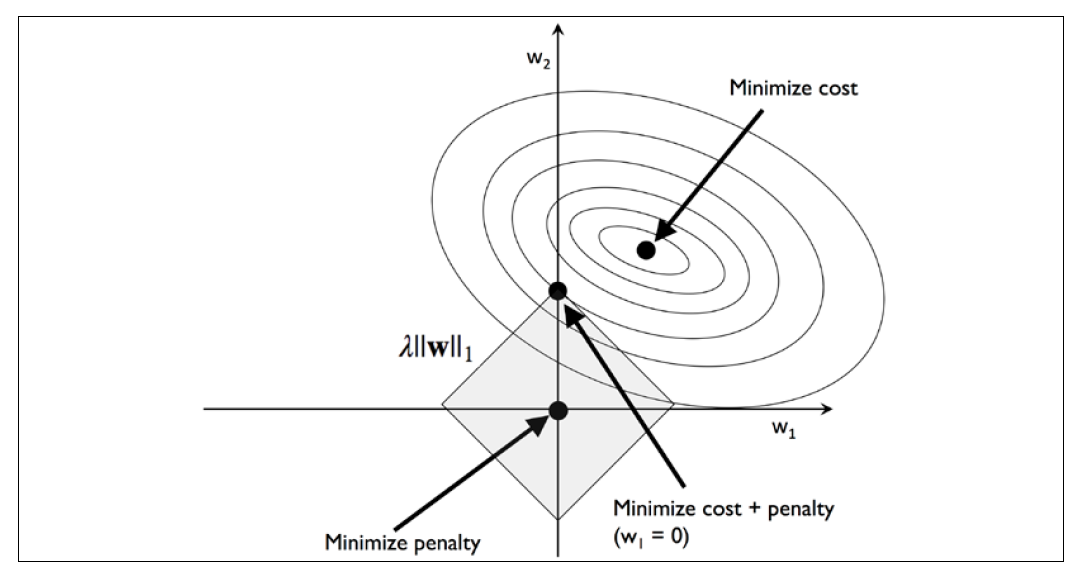
#> input picture teaching_materials/module_11/lasso.PNG, 1069 x 572 px; the run also reads 1 picture not shown here
$ jupyter execute --allow-errors module_11_slides.ipynb   (shell and % lines are left out)
#> lines starting #> are read from the running program, lines starting #| are printed output that depends on the picture
# Preliminary Code for Plots

[cell 1]
import matplotlib.pyplot as plt
import numpy as np
import pandas as pd
import requests
import seaborn as sns

plt.style.use('ggplot')

SMALL_SIZE = 16
MEDIUM_SIZE = 18
BIGGER_SIZE = 20

plt.rc('font', size=SMALL_SIZE)          # controls default text sizes
plt.rc('axes', titlesize=SMALL_SIZE)     # fontsize of the axes title
plt.rc('axes', labelsize=MEDIUM_SIZE)    # fontsize of the x and y labels
plt.rc('xtick', labelsize=SMALL_SIZE)    # fontsize of the tick labels
plt.rc('ytick', labelsize=SMALL_SIZE)    # fontsize of the tick labels
plt.rc('legend', fontsize=SMALL_SIZE)    # legend fontsize
plt.rc('figure', titlesize=BIGGER_SIZE)  # fontsize of the figure title

<style>
.rendered_html * + ul {
	margin-top: 0.5em;
}
    div.text_cell_render {
    padding: 0.0em 0.0em 0.0em 0.0em;
}
    .reveal p {
    margin: 20px 10;
    line-height: 1.3;
}
    html, body, .reveal div, .reveal span, .reveal applet, .reveal object, .reveal iframe, .reveal h1, .reveal h2, .reveal h3, .reveal h4, .reveal h5, .reveal h6, .reveal p, .reveal blockquote, .reveal pre, .reveal a, .reveal abbr, .reveal acronym, .reveal address, .reveal big, .reveal cite, .reveal code, .reveal del, .reveal dfn, .reveal em, .reveal img, .reveal ins, .reveal kbd, .reveal q, .reveal s, .reveal samp, .reveal small, .reveal strike, .reveal strong, .reveal sub, .reveal sup, .reveal tt, .reveal var, .reveal b, .reveal u, .reveal center, .reveal dl, .reveal dt, .reveal dd, .reveal ol, .reveal ul, .reveal li, .reveal fieldset, .reveal form, .reveal label, .reveal legend, .reveal table, .reveal caption, .reveal tbody, .reveal tfoot, .reveal thead, .reveal tr, .reveal th, .reveal td, .reveal article, .reveal aside, .reveal canvas, .reveal details, .reveal embed, .reveal figure, .reveal figcaption, .reveal footer, .reveal header, .reveal hgroup, .reveal menu, .reveal nav, .reveal output, .reveal ruby, .reveal section, .reveal summary, .reveal time, .reveal mark, .reveal audio, .reveal video {
    margin-bottom: -1px;
}
    div.text_cell_render {
    padding: 0em 0em 0.5em 0.0em;
}
</style>

# Session 11: Linear Regression and Regularizaton

*Tobias Gabel Christiansen*

## Recap from This Morning (I/III)

What are the objectives of empirical research?

1. *causation*: what is the effect of a particular variable on an outcome (the DGP)?
2. *prediction*: find some function that provides a good prediction of $y$ as a function of $x$

How can we think of this in terms of a simple linear model?

$$ y = \alpha + \beta x + \varepsilon $$

- *causation*: interested in $\hat{\beta}$

- *prediction*: interested in $\hat{y}$

These objectives are related and informative about each other... Yet, not the same!

## Small Digression (I/IV)
Let's consider an example to illustrate how objectives matter.

Say we are interested in modelling

$$y=\beta_1 x_1 + \beta_2 x_2+u$$

- Where the true DGP is as follows:
$\beta_1 \neq 0$, $\beta_2 \neq 0$ and $cov(x_1,x_2)\neq 0$.
- We fit an OLS model, but for some reason $x_2$ is unobservable to us e.g. we only have access to $x_1$ (in essence we underfit)

*What does the data scientist (prediction) and social scientist (causal inference) think, respectively?*

Well.. both would indeed prefer observing $x_2$ since including it would:
   - Avoid omitted variable bias (social scientist happy)
   - Increase predictive performance (data scientist happy)

But given that's not feasbile then:
   - The social scientist would prefer small $cov(x_1,x_2)$ since this would reduce the size of the bias!
   - The data scientist would prefer high $cov(x_1,x_2)$ since this would increase predictive performance

## Small Digression (II/IV)
Let's see it in action:

[cell 2]
from sklearn.linear_model import LinearRegression

bias = []
R2 = []

for cov in np.linspace(0,1,11):

    np.random.seed(1)

    #Training data
    x1 = np.random.normal(0,1, size = 100)
    x2 = cov*x1 + np.random.normal(0,1, size = 100)
    y = 1*x1 + 2*x2 + np.random.normal(0,1, size = 100)

    reg = LinearRegression().fit(x1.reshape(-1,1), y)

    #Test data
    x1_t = np.random.normal(0,1, size = 100)
    x2_t = cov*x1_t + np.random.normal(0,1, size = 100)
    y_t = 1*x1_t + 2*x2_t + np.random.normal(0,1, size = 100)

    bias.append(reg.coef_ - 1)
    R2.append(reg.score(x1_t.reshape(-1,1), y_t))

## Small Digression (III/IV)

[cell 3]
fig, ax = plt.subplots(1,2, figsize = (10,5))

ax[0].plot(np.linspace(0,1,11), bias)
ax[0].set(ylabel = 'Bias', xlabel = 'Cov(x1,x2)', title = 'Bias increases in cov(x1,x2)..')

ax[1].plot(np.linspace(0,1,11), R2)
ax[1].set(ylabel = 'R2', xlabel = 'Cov(x1,x2)', title = '..but so does R2')

plt.tight_layout()
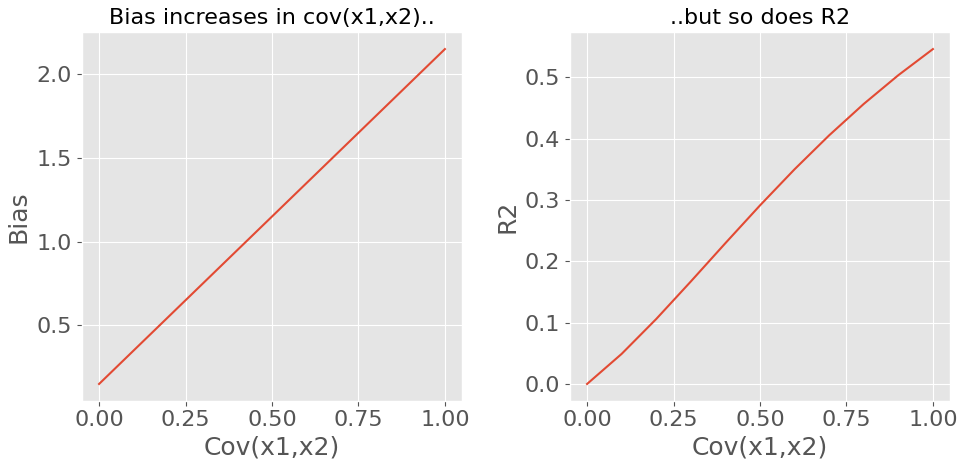
#> figure drawn by matplotlib, 2 panels; panel 1: curve peaks at x = 1, y = 2.15; panel 2: curve peaks at x = 1, y = 0.546

When $cov(x_1,x_2)$ is high: $x_1$ explains more of the variation in $y$ since it captures both its own effect on $y$ *and* some of the effect from $x_2$ on $y$ (the latter obviously makes causal inference muddy, but enhances predictive performance)

## Small Digression (IV/IV)
Let's also quickly use the example to talk about overfitting:

Say we are interested in modelling

$$y=\beta_1 x_1 + \beta_2 x_2+u$$

- Where the true DGP is as follows:
$\beta_1 = 0$, $\beta_2 \neq 0$ and $cov(x_1,x_2) = 0$.
- We fit an OLS model, but for some reason $x_2$ is unobservable to us e.g. we only have access to $x_1$
- $x_1$ is not related to y, so our model should not be able to explain any of the variation in $y$, right?

Well, let's take a look:

[cell 4]
np.random.seed(1)
x1 = np.random.normal(0,1, size = 25)
x2 = np.random.normal(0,1, size = 25)
y = 2*x2 + np.random.normal(0,1, size = 25)

Even though $y$ and $x_1$ are *truly* unrelated, then they may be *spuriously* related in our particular sample due to chance:

[cell 5]
print(f"R^2 when using x1: {round(LinearRegression().fit(x1.reshape(-1,1), y).score(x1.reshape(-1,1), y),2)}")

This issues grows if we include higher order polynomials.

[cell 6]
print(f"R^2 when using higher order polynomials of x1: {round(LinearRegression().fit(np.stack((x1, x1**2, x1**3, x1**4, x1**5), axis = 1), y).score(np.stack((x1, x1**2, x1**3,x1**4, x1**5), axis = 1), y),2)}")

Those with an eye for details noticed that I reduced the sample size! This was done for illustration: Overfitting issues are inversely related to sample size (easier to end up fitting spurious relations in a small samples)

## Recap from This Morning (II/III)

Supervised, unsupervised and reinforcement learning
- Supervised learning: Learning a prediction rule for labelled data
- Unsupervised learning: Discovering patterns in unlabelled data
- Reinforcement learning: Dynamically improving performance based on interactions with an environment

Controlling underfitting/overfitting with machine learning
- Overfitting: Fitting spurious relations in your particular data set (risk grows with model complexity)
- Underfitting: Not capturing the actual/true relations (risk decreases with model complexitiy)
- With ML we try to balance these

Classification vs regression
- Classification: Categorical target
- Regression: Numeric target

## Recap from This Morning (III/III)

Model Validation
- We cannot validate model on the data that was used to fit/train our model
- Why? Model has been customized to our particular data set!
- Solution: Set a test data set aside in order to evaluate performance
- Will learn more about *cross validation* in this course

The perceptron learning algorithm
- The perceptron learning rule
    - Initialize weights randomly
    - Repeat until no error
        - Given weights, predict target
        - Update weights as a function of prediction errors
- Works best on data that are linearly seperable

Beyond the Perceptron
- Different activation functions/models:
    - Linear activation: Adaline
    - Sigmoid activation (logistic regression)
- Approximating a solution with gradient descent:
    - (Mini) batch gradient descent
    - Stochastic gradient descent

## Question: What do we do when data are not linearly seperable? (I/II)

<center></center>

Short answer: Perceptron is not appropriate... Lot's of better solutions out there. We mainly introduce Perceptron as an illustration.

## When You Cannot Complete All Exercises, It Sucks... (I/II)

Believe me: we have all been there... Let me give you an overview of what we will cover:

Module 10:
1. An intro to modelling and machine learning
2. The perceptron learning algorithm
3. Model Validation
4. Beyond the Perceptron

Module 11 (**where we are at!**):
1. Modelling data: overfitting vs underfitting
2. Linear regression models: exact vs. approximate
3. The curse of overfitting and regularization
4. Implementation details

## When You Cannot Complete All Exercises, It Sucks... (II/II)

Module 12:
1. The bias/variance trade-off
2. Model building (pipelines)
3. Model validation (basic validation, cross validation)
4. Tools for model selection

Module 13 (**No exercises!**):
1. Performance Evaluation Metrics
2. Nested cross-validation
3. Non-linear ML
  -  Tree based models
  -  Neural networks
4. Machine learning for social scientists

# Associated Readings for Session 11

PML, chapter 3 (subset):
- Using regularization to reduce overfitting
- Introduction to penalization: Lasso and Ridge regression

PML, chapter 4 (subset):
- Partitioning a dataset into separate training and test sets (`train_test_split()`)
- The importance and practicalities of rescaling features (`StandardScaler()`)
- Feature selection
    - Lasso and Ridge regression (L1 and L2 penalization)

PML, chapter 10 (subset):
- Applying our methods to linear regression:
    - Gradient descent for least squares
    - Validation and evaluation
    - Regularization

# Modelling Data: Overfitting vs Underfitting

## Model Complexity (I/III)
*What could a model of low complexity look like in a regression problem?*

#> (a cell that did not finish here is left out)

## Model Complexity (II/III)
*What could a model of medium complexity look like in a regression problem?*

#> (a cell that did not finish here is left out)

## Model Complexity (III/III)
*What could a model of high complexity look like in a regression problem?*

#> (a cell that did not finish here is left out)

## Model Fitting (I/II)
- Which model fitted the data best?
- Which model do you think will give the best results if we apply to new data?

#> (a cell that did not finish here is left out)

## Model Fitting (II/II)
*What could underfitting and overfitting look like in a classification problem?*

#> (a cell that did not finish here is left out)

# Videos and Exercises

Now proceed to the notebook with videos and exercises, where you will:
- Implement gradient descent for solution approximation
- Apply Lasso and Ridge regression for regularization when the target is numeric
- Learn more about implementation details

# Loading Packages...

[cell 12]
import warnings
from sklearn.exceptions import ConvergenceWarning
warnings.filterwarnings(action='ignore', category=ConvergenceWarning)

import matplotlib.pyplot as plt
import numpy as np
import pandas as pd
import seaborn as sns

# VIDEO 11.1: Regression Models: Exact vs. Approximate Solutions

## Estimation (I/VII)
*Do we already know some ways to estimate linear regression models?*

Yes, in particular OLS...
- Social scientists know all about the Ordinary Least Squares (OLS).
- Some properties of OLS:
    - Is applied to solve *linear models* (linearity refers to the way parameters enters).
    - Easy to estimates both parameters and their standard deviation.
    - Is the best linear unbiased estimator under regularity conditions.

*So how does the OLS estimator look?*

- You should have seen this before... $\hat \beta=(\textbf{X}^T\textbf{X})^{-1}\textbf{X}^T\textbf{y}$
- This is derived from by solving for $\beta$ in FOC: $ X'y=X'X\beta$
    - note: equivalent to: $ X'\varepsilon=0$

- In particular, computation requires non-perfect multicollinarity.
- Moreover, inversion of the features matrix can be computationally heavy for large data sets with many features.

## Estimation (II/VII)
*Are there other approaches to estimating a linear regression model?*

- First order methods (e.g. gradient descent)
- Second order methods (Newton, quasi-Newton)
    - often faster, but may not always work (requires that the second-order derivative exists)
- What about local minima?
    - not a big problem in this course as we use linear models only (e.g. cost function is SSE which is convex)
    - we should make grid search over random values (e.g. try initializing weights differently)

## Estimation (III/VII)
*In detail, how was it that this worked?*

Like with Adaline, minimize the sum of squared errors (SSE): $\text{SSE}=\boldsymbol{e}^T\boldsymbol{e},\quad \boldsymbol{e}=\boldsymbol{y}-\boldsymbol{Xw}$.

[cell 13]
obs = 10**4
variables = 2

# GET COVARIATES AND BIAS
X = np.random.normal(size=(obs,variables+1))
X[:,0] = 1

# GET TARGET AND WEIGHTS
y = X[:,1]+np.random.normal(size=(obs))
w = np.random.normal(size=(variables+1))

# MEASURE ERROR AND LOG MSE
e = y-(X.dot(w))
lRMSE = np.log(np.sqrt((e**2).mean()))

## Estimation (IV/VII)
*And what about the updating..? What is it about the first order deritative?*

\begin{align}\frac{\partial SSE}{\partial\hat{\textbf{w}}} & =-\textbf{X}^{T}\textbf{e}\qquad\text{(the gradient)}\\
\Delta\hat{\textbf{w}} & =-\eta\cdot\frac{\partial SSE}{\partial\hat{\textbf{w}}}\qquad\text{(gradient descent)}\\
 & =\eta\cdot\textbf{X}^{T}\textbf{e}\\
 & =\eta\cdot\textbf{X}^{T}(\textbf{y}-\textbf{X}\hat{\textbf{w}})
\end{align}

[cell 14]
eta = 0.1**6 # learning rate

w_new = w + eta*X.T.dot(e) # new weight using FOD
e = y-(X.dot(w_new)) # new errors

lRMSE_new = np.log(np.sqrt((e**2).mean())) # log MSE

print(w_new-w)
print(lRMSE_new-lRMSE)

## Estimation (V/VII)
*And we just keep iterating?*

[cell 15]
counter = 0
d_e = np.inf

lRMSE_list = []
w_list = []

while d_e>0.1**16:
    w = w + eta*X.T.dot(e)
    e = y-(X.dot(w))

    d_e = lRMSE-np.log(np.sqrt((e**2).mean()))
    counter = counter+1

    lRMSE = np.log(np.sqrt((e**2).mean()))
    lRMSE_list.append(lRMSE)
    w_list.append(w)

## Estimation (VI/VII)
Lets display the process visually:

[cell 16]
df = pd.concat([pd.DataFrame(w_list), pd.Series(lRMSE_list)], axis=1)
df.columns = ['w0','w1','w2', 'lRMSE']

f,ax = plt.subplots(1,2, figsize=(10,4))

ax[0].plot(df.w0, 'b-')
ax[0].plot(df.w1, 'r-')
ax[0].plot(df.w2, 'g-')

ax[1].plot(df.lRMSE, 'y-');
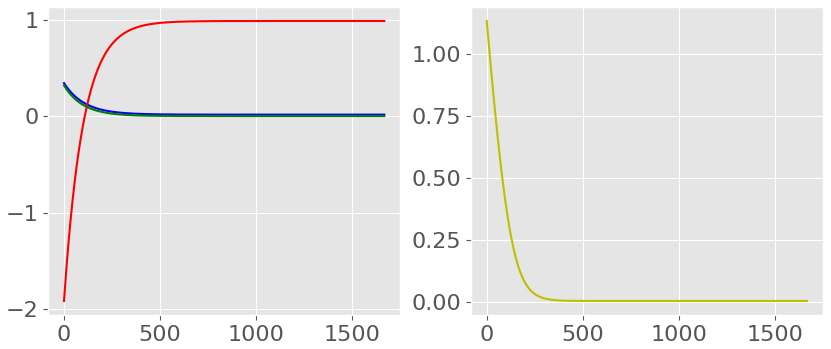
#> figure drawn by matplotlib, 2 panels; panel 1: curve peaks at x = 0, y = 0.343; panel 1: curve peaks at x = 1667, y = 0.988; panel 1: curve peaks at x = 0, y = 0.319; panel 2: curve peaks at x = 0, y = 1.13

## Estimation (VII/VII)
*What are some computational advantages relative to OLS?*

Comparing OLS to GD, we have...
- OLS: Computation complexity is $\mathcal{O}\left(\boldsymbol{K}^{2} N\right)$.  Read more [here](https://math.stackexchange.com/questions/84495/computational-complexity-of-least-square-regression-operation)
    - Quadratic scaling in number of variables $(\boldsymbol{K})$ is slow

- GD:
    - Works despite high multicollinarity
    - Scales well: can be applied in subsets to very large data sets
        - We only need subset in memory!
    - Note: No guaranteed convergence time...


# VIDEO 11.2: Fitting a Polynomial

## Fitting a Polynomial (I/VII)
Consider some polynomial, e.g. $f\left(x\right)=2+8x^4$.

In order to ’learn’ this true functional form, try models of increasing order polynomials:
- Split data into train and test (just say 50/50)
- For polynomials of order 0 to 15, do the following:
    - In iteration $n$, consider a model on the form $y=\sum_{k=0}^n\left(\beta_k x^k\right)+\varepsilon$ (Taylor expansion type)
    - Estimate order $n$ model on *training* data
    - Evaluate with *test* data with MSE
    - In total 16 models are estimated and evaluated.

## Fitting a Polynomial (II/VII)
Now, generate samples from the 'true' model:

[cell 17]
from sklearn.preprocessing import PolynomialFeatures
from sklearn.linear_model import LinearRegression
from sklearn.metrics import mean_squared_error as mse

# DEFINE TRUE FUNCTION/DGP
def true_fct(X):
    return 2+8*X**4

# SET PARAMETERS
n_samples = 25
np.random.seed(161193)

# DRAW FEATURES AND DRAW TARGET BASED ON THESE
X_train = np.random.normal(size=(n_samples,1))
X_test  = np.random.normal(size=(n_samples,1))

y_train = true_fct(X_train).reshape(-1) + np.random.randn(n_samples)
y_test  = true_fct(X_test).reshape(-1) + np.random.randn(n_samples)

## Fitting a Polynomial (III/VII)
Then estimate the polynomials and store MSE for train and test:

[cell 18]
test_mse = []
train_mse = []
parameters = []

max_degree = 15
degrees = range(max_degree+1)

for p in degrees:
    X_train_p = PolynomialFeatures(degree=p).fit_transform(X_train) # poly. trans.
    X_test_p = PolynomialFeatures(degree=p).fit_transform(X_test) # poly. trans.

    reg = LinearRegression().fit(X_train_p, y_train) # fit on train

    train_mse.append(mse(reg.predict(X_train_p),y_train)) # eval. performance on train
    test_mse.append(mse(reg.predict(X_test_p),y_test))  # eval. performance on test
    parameters.append(reg.coef_) # store parameters

## Fitting a Polynomial (IV/VII)
*So what happens to the model performance in- and out-of-sample?*

[cell 19]
degree_index = pd.Index(degrees,name='Polynomial degree ~ model complexity')

ax = pd.DataFrame({'Train set':train_mse, 'Test set':test_mse})\
    .set_index(degree_index).plot(figsize=(14,5), logy=True)
ax.axvline(x = 4, color = 'black', linestyle = "dashed")

ax.text(0, 10**5, 'Underfitting', style='italic')
ax.text(8, 10**5, 'Overfitting', style='italic')

ax.set_ylabel('Mean squared error');
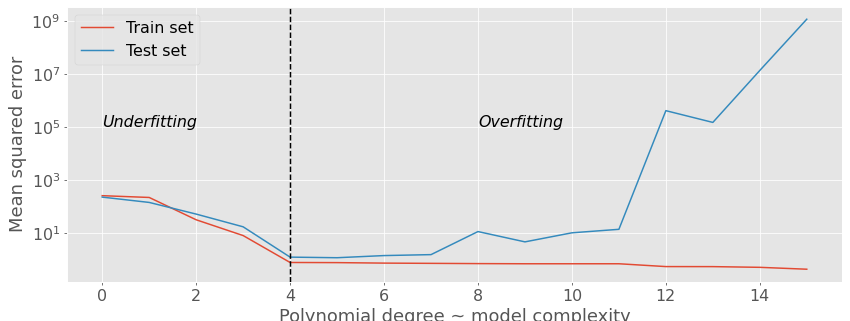
#> figure drawn by matplotlib, 1 panel; curve peaks at x = 0, y = 261.9; curve peaks at x = 15, y = 1.15e+09

## Fitting a Polynomial (V/VII)

*What goes wrong on the test data?*

- More spurious parameters $\Rightarrow$ Weights fit idiosyncratic noise --- unrelated to true model!
- The coefficient size increases...

## Fitting a Polynomial (VI/VII)
*And by coefficient size, we mean?*

[cell 20]
order_idx = pd.Index(range(max_degree+1),name='Polynomial order')
ax = pd.DataFrame(parameters,index=order_idx)\
.abs().mean(1).plot(figsize=(14,5),logy=True)
ax.set_ylabel('Mean parameter size');
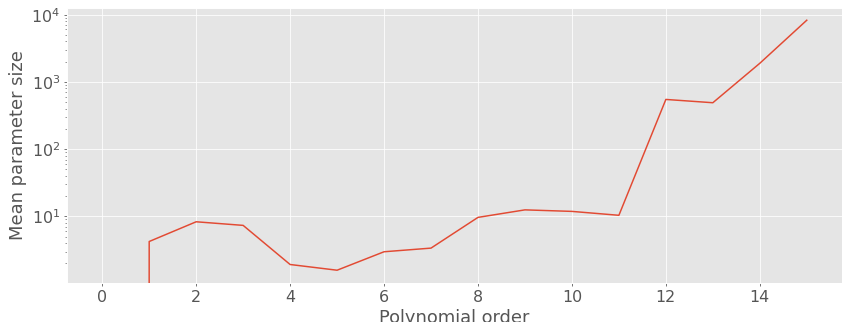
#> figure drawn by matplotlib, 1 panel; curve peaks at x = 15, y = 8238.4

## Fitting a polynomial (VII/VII)
*How else could we visualize this problem?*

#> (a cell that did not finish here is left out)

# VIDEO 11.3: Curing the Curse of Overfitting with Regularization

## Looking for a remedy
*How might we solve the overfitting problem?*

Considering what we just saw, we need to find a way to...
- reduce the number of variables considered in the model (but which?), and
- reduce the size of the estimated weights

## Regularization (I/VI)

*Why do we regularize?*

- To mitigate overfitting $\Rightarrow$ Gives better model predictions out of sample (you just saw this)

*How do we regularize?*

We 'make sure' to fit models that are less complex, by...
- reducing the number of variables considered in the model, and
- reducing the size of the estimated weights

## Regularization (II/VI)

*What does regularization look like?*

In *regression models*, we generally add a penalty term to our optimization procedure in the following fashion:
$$ \text{arg min}_\beta \, \underset{\text{MSE=SSE/n}}{\underbrace{E[(y_0 - \hat{f}(x_0))^2]}} + \underset{\text{penalty}}{\underbrace{\lambda \cdot R(\beta)}}$$

Intuition for this:
- Larger model parameter $\Rightarrow$ larger penalty to our measure of the quality of our model
-  Hence, introduction of penalties implies that increased model complexity has to be met with high increases in precision of estimates.

## Regularization (III/VI)

*What are some used penalty functions?*

The two most common penalty functions are L1 and L2 regularization.

- L1 regularization (***Lasso***): $R(\beta)=\sum_{j=1}^{p}|\beta_j|$
    - Makes coefficients sparse, i.e. 'selects' variables by removing some (if $\lambda$ is high at least)


- L2 regularization (***Ridge***): $R(\beta)=\sum_{j=1}^{p}\beta_j^2$
    - Reduce coefficient size
    - Fast due to analytical solution

*Note:* The *Elastic Net* uses a combination of L1 and L2 regularization.

## Regularization (IV/VI)

*How the Lasso (L1 reg.) deviates from OLS*

[cell 22]
from PIL import Image
image = Image.open('lasso.PNG').resize((800, 400))
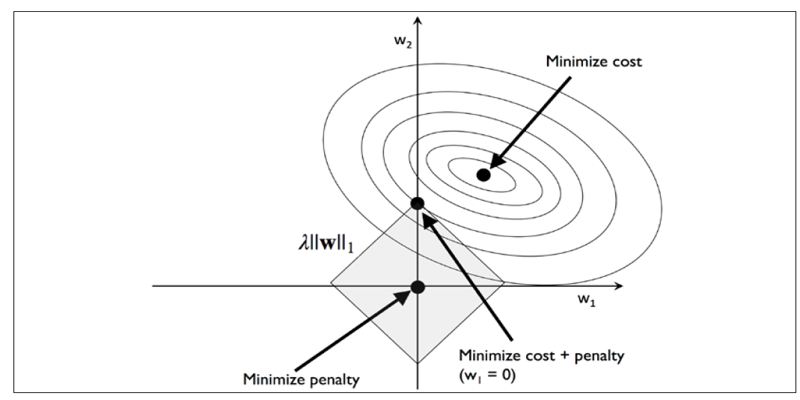
#> image: PIL image 800x400 RGBA; mean R, G, B, A 247.1, 247.1, 247.2, 255
image

## Regularization (V/VI)

*How the Ridge regression (L2 reg.) deviates from OLS*

[cell 23]
image = Image.open('ridge.PNG').resize((800, 400))
#> (the rest of the program and of its run is left out)
